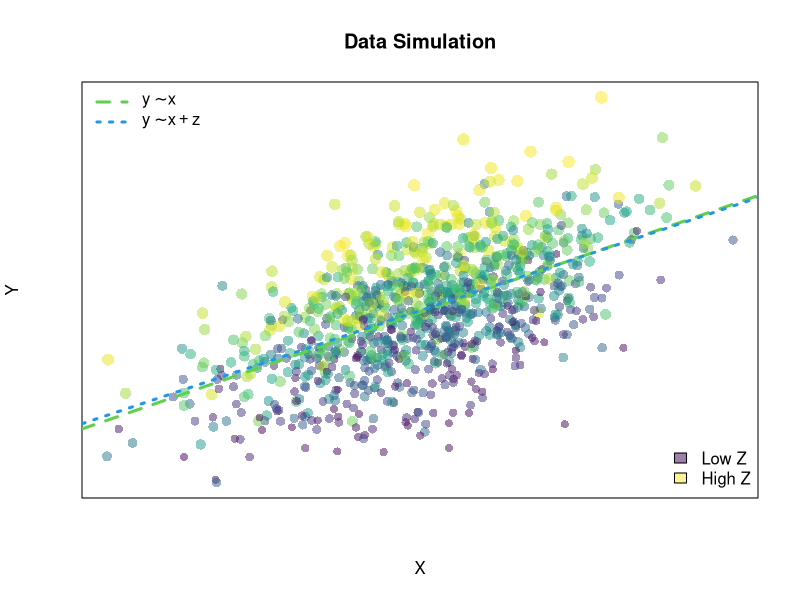
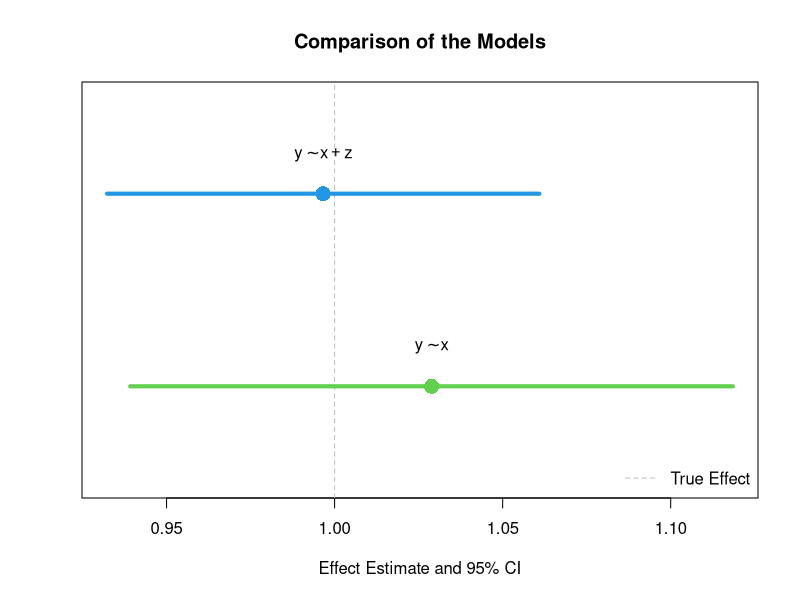
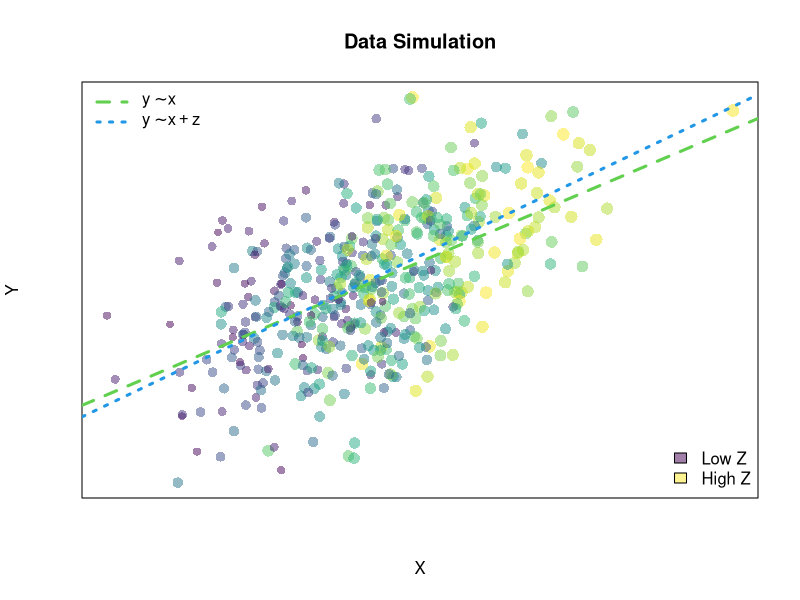
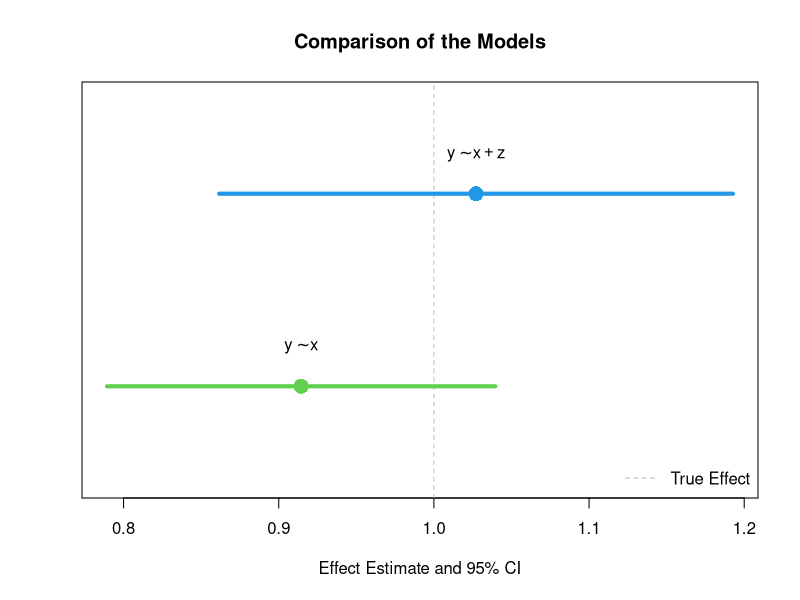
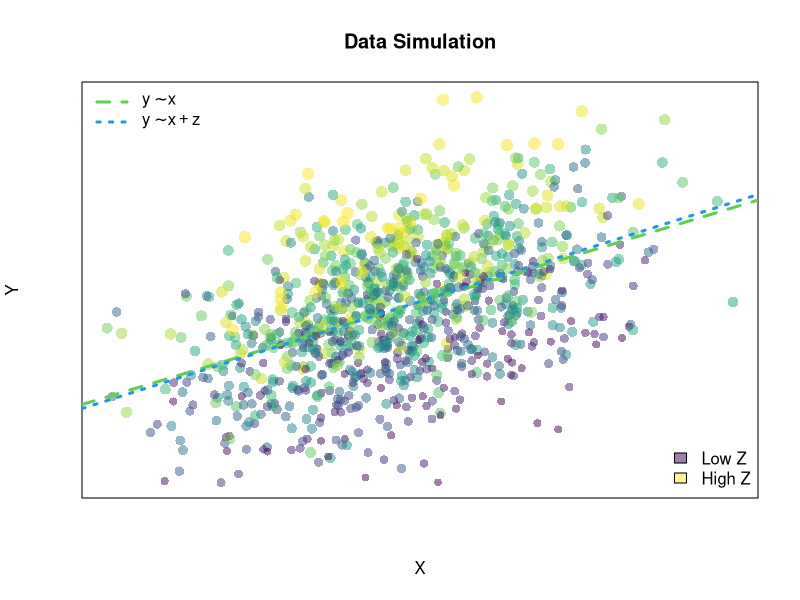
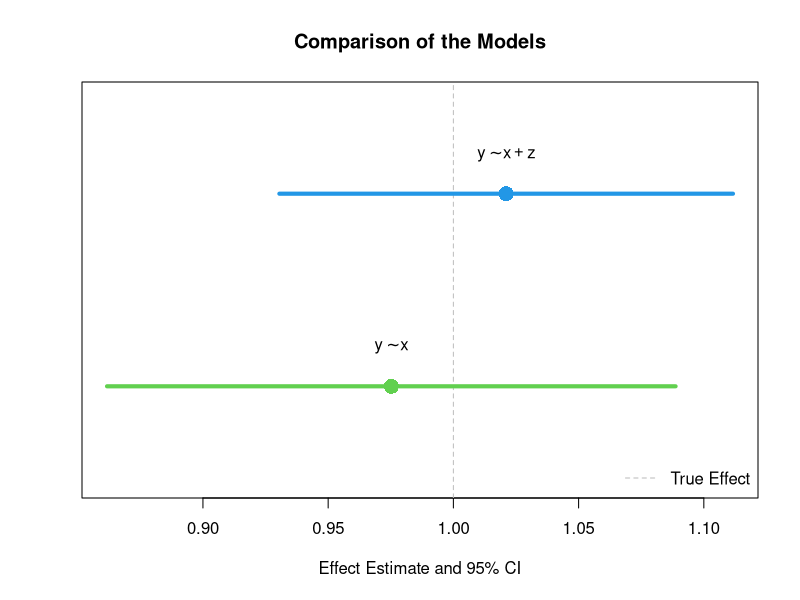
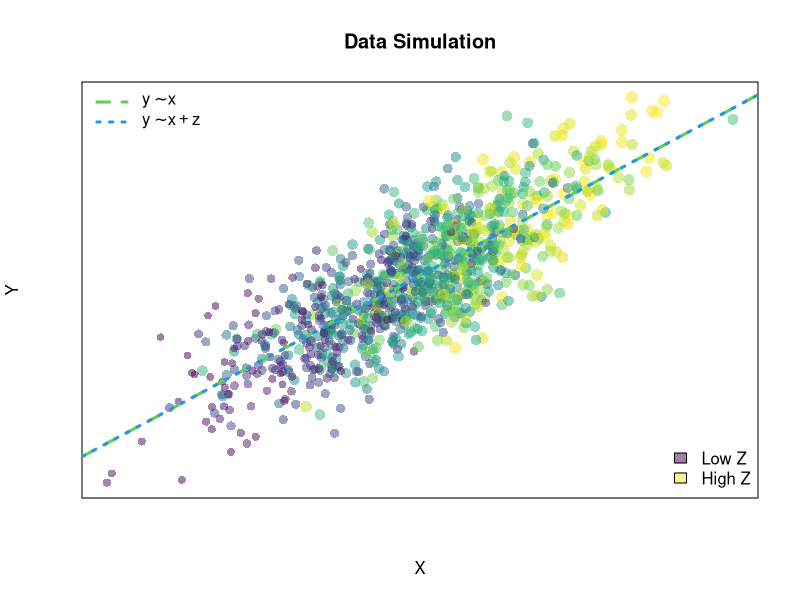
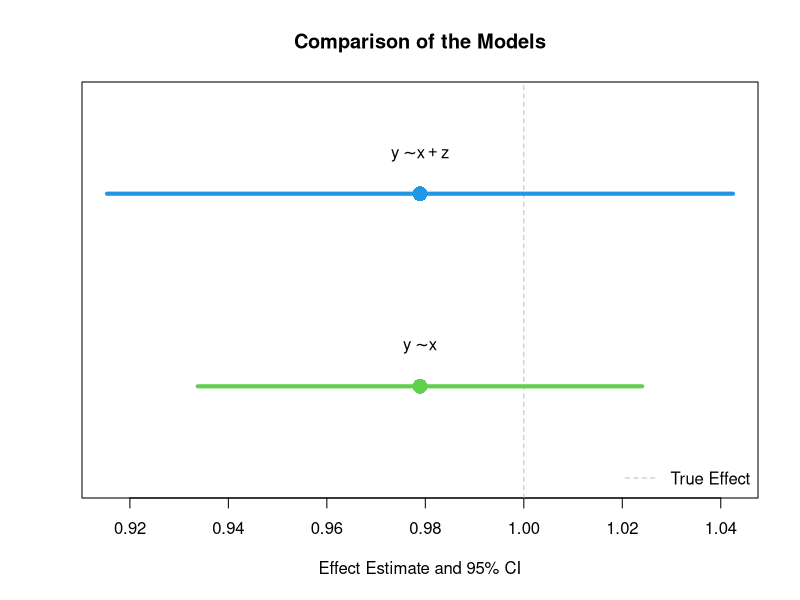

These figures' R source, in order:
library(viridis)
set.seed(250716)
n <- 1e3


# Functions
inv_logit <- function (x) {
  p <- 1/(1 + exp(-x))
  p <- ifelse(x == Inf, 1, p)
  p
}

rbern <- function (n, prob = 0.5) {
  rbinom(n, size = 1, prob = prob)
}

pl_data_sim <- function(x, y, z, 
                        xlab = "X", 
                        ylab = "Y", 
                        zlow = "Low Z", 
                        zhigh = "High Z",
                        save = TRUE, 
                        filename = "") {
  n <- length(x)  # determine number of points
  
  # Fit models
  m1 <- lm(y ~ x)
  m2 <- lm(y ~ x + z)
  
  # Create colors based on z
  col_vals <- viridis(n, alpha = 0.5)[rank(z)]
  
  # Labels for legend
  lab <- c(expression(y %~% x), expression(y %~% x + z))
  
  # Open file device if saving
  if (save) {
    filename <- paste0(filename,"_")
    png(filename = paste0("figures/",filename,"sim.png"), width = 2000, height = 2000, res = 300)
  }
  
  # Plot
  plot(x = x, y = y, 
       col = col_vals,
       main = "Data Simulation",
       pch = 16, cex = 1 + inv_logit(z) *.7 ,
       xaxt = "n", yaxt = "n",
       xlab = xlab, ylab = ylab)
  
  abline(m1, lwd = 3, lty = 2, col = 3)
  abline(m2$coefficients[1:2], lwd = 3, lty = 3, col = 4)
  
  legend("topleft", legend = lab,
         col = c(3, 4), lty = c(2, 3), lwd = 3, bty = "n")
  legend("bottomright", legend = c(zlow, zhigh),
         fill = viridis(2, alpha = 0.5), bty = "n")
  
  # Close device if saving
  if (save) dev.off()
}

pl_ci_comp <- function(x, y, z,
                       save = TRUE, 
                       filename = "") {
  # Fit models
  m1 <- lm(y ~ x)
  m2 <- lm(y ~ x + z)
  
  # Confidence intervals for x
  ci1 <- confint(m1)[2, ]
  ci2 <- confint(m2)[2, ]
  
  # Combine into matrix
  ci_mat <- rbind(ci1, ci2)
  point_est <- c(coef(m1)["x"], coef(m2)["x"])
  
  
  # Labels for legend
  lab <- c(expression(y %~% x), expression(y %~% x + z))
  
  # Open file device if saving
  if (save) {
    filename <- paste0(filename,"_")
    png(filename = paste0("figures/",filename,"comp.png"), width = 2000, height = 2000, res = 300)
  }
  
  # Create empty plot
  plot(NULL, xlim = range(c(ci_mat,1)), ylim = c(0.5, 2.5),
       xlab =  "Effect Estimate and 95% CI", 
       ylab = "", yaxt = "n",
       main = "Comparison of the Models")
  
  # Reference line for true value
  abline(v = 1, lty = 2, col = "gray")
  
  # Plot CIs and point estimates
  for(i in 1:2) {
    segments(ci_mat[i, 1], i, ci_mat[i, 2], i, lwd = 4, col = 2 + i)
    points(point_est[i], i, pch = 16, col = 2 + i, cex = 2)
    text(point_est[i], i + 0.2, labels = lab[i])
  }
  
  legend("bottomright", legend = "True Effect",
         col = "gray", lty = 2, bty = "n")
  
  # Close device if saving
  if (save) dev.off()
}



##############################################
#                                            #
#     3.6.1 The Good Colliding Craftsman     #
#                                            #
##############################################

ugly <- "3.6.1_coll_craf"
x <- rnorm(n)
z <- rnorm(n)
y <- rnorm(n, mean = x + z)

pl_data_sim(x,y,z, filename = ugly)
pl_ci_comp(x,y,z, filename = ugly)

##############################################
#                                            #
#     3.6.2 The Good Forking Craftsman       #
#                                            #
##############################################

ugly <- "3.6.2_for_craf"
u <- rnorm(n)
x <- rnorm(n)
z <- rnorm(n, mean = x)
y <- rnorm(n, mean = x + u)
s <- rbern(n, prob = inv_logit( z + u ))
s <- as.logical(s)

pl_data_sim(x[s],y[s],z[s], filename = ugly)
pl_ci_comp(x[s],y[s],z[s], filename = ugly)


##############################################
#                                            #
#     3.6.3 The Good Piping  Craftsman       #
#                                            #
##############################################

ugly <- "3.6.3_pip_craf"
z <- rnorm(n)
x <- rnorm(n)
u <- rnorm(n, mean = x + z)
y <- rnorm(n, mean = u)

pl_data_sim(x,y,z, filename = ugly)
pl_ci_comp(x,y,z, filename = ugly)


##############################################
#                                            #
#     3.6.4 The pre Piping Parasite          #
#                                            #
##############################################

ugly <- "3.6.4_pip_par"
z <- rnorm(n)
x <- rnorm(n, mean = z)
y <- rnorm(n, mean = x)

pl_data_sim(x,y,z, filename = ugly)
pl_ci_comp(x,y,z, filename = ugly)


##############################################
#                                            #
#     3.6.5 The Biased Piping Parasite       #
#                                            #
##############################################

ugly <- "3.6.5_bia_par"
z <- rnorm(n)
u <- rnorm(n)
x <- rnorm(n, mean = z + u)
y <- rnorm(n, mean = x + u)

pl_data_sim(x,y,z, filename = ugly)
pl_ci_comp(x,y,z, filename = ugly)

##############################################
#                                            #
#     3.6.6 The post Piping Parasite         #
#                                            #
##############################################

ugly <- "3.6.6_popip_par"

x <- rnorm(n)
y <- rnorm(n, mean = x)
z <- rnorm(n, mean = y)

pl_data_sim(x,y,z, filename = ugly)
pl_ci_comp(x,y,z, filename = ugly)



##############################################
#                                            #
#     3.6.7 The post Piping Parasite         #
#                                            #
##############################################

ugly <- "3.6.7_biapopip_par"
u <- rnorm(n)
x <- rnorm(n, mean = u)
y <- rnorm(n, mean = x + u)
z <- rnorm(n, mean = y)

pl_data_sim(x,y,z, filename = ugly)
pl_ci_comp(x,y,z, filename = ugly)
